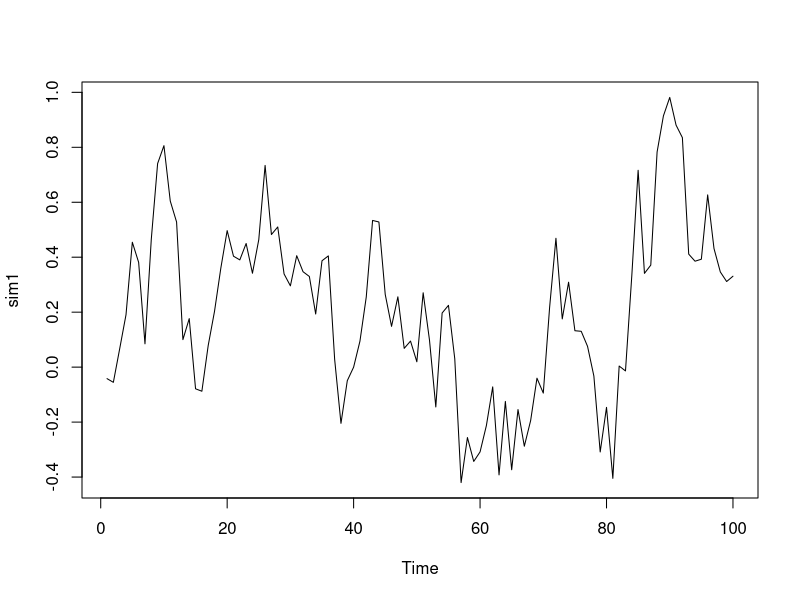
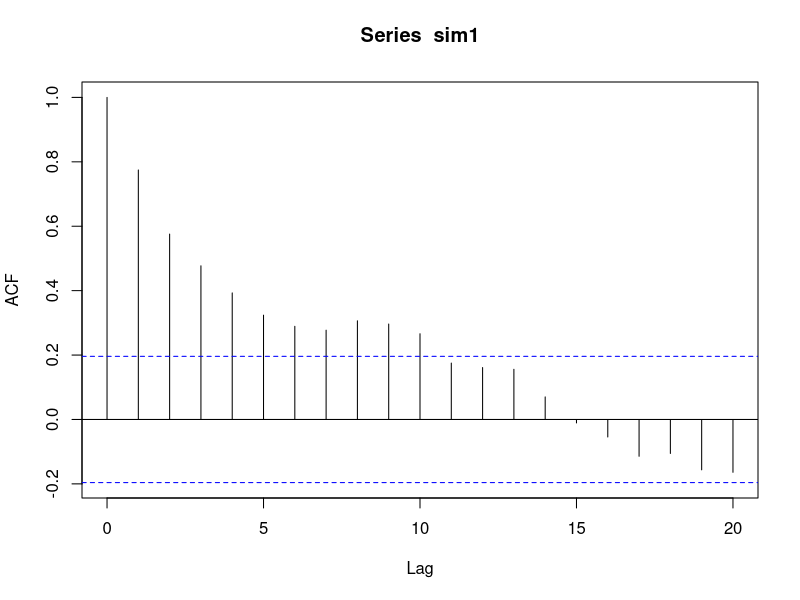
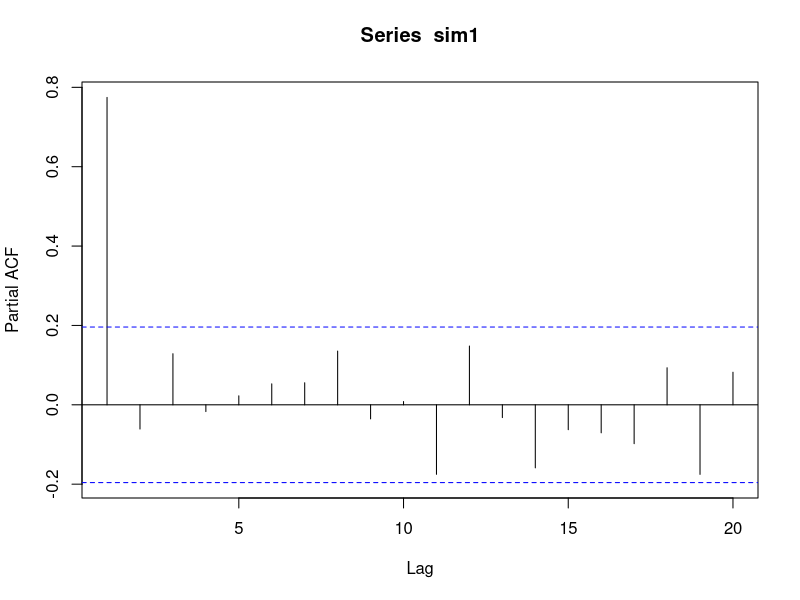
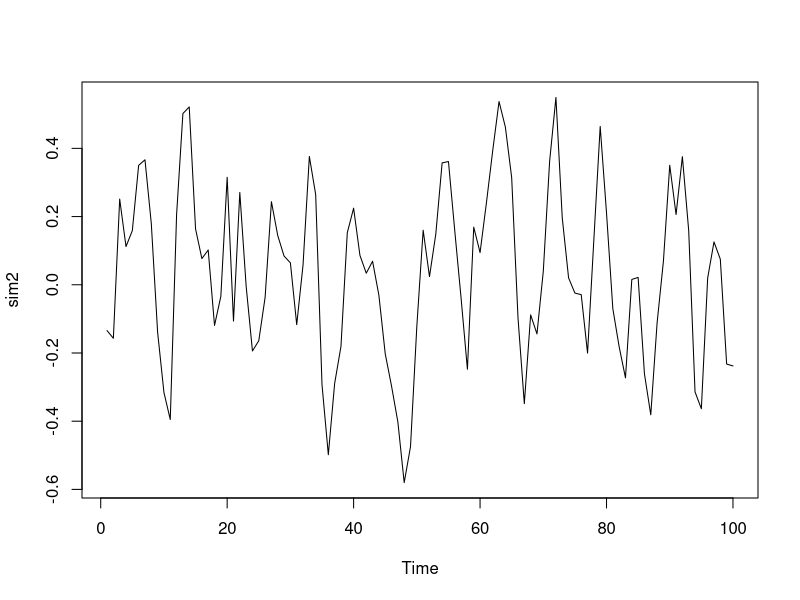
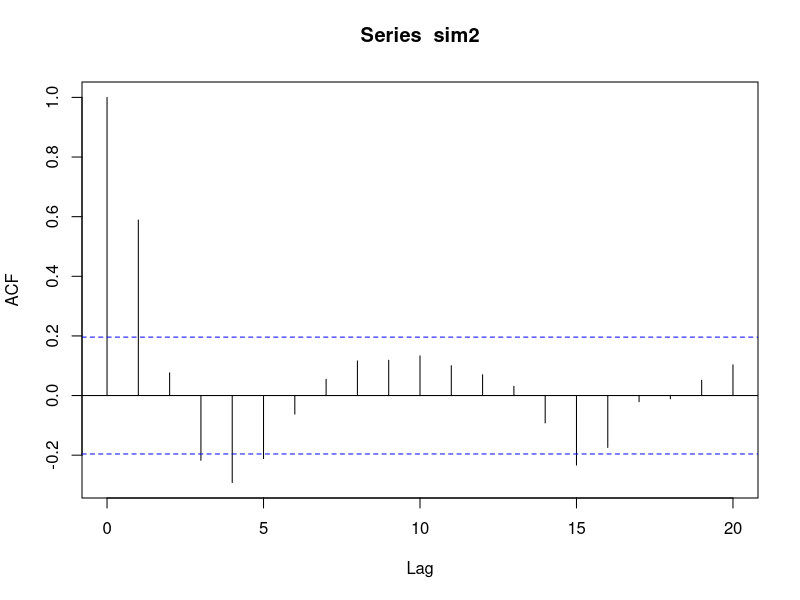
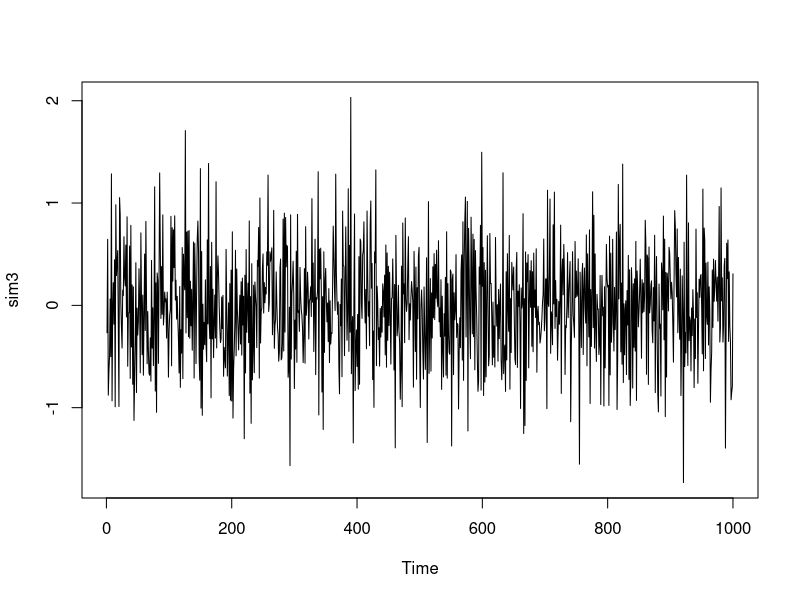
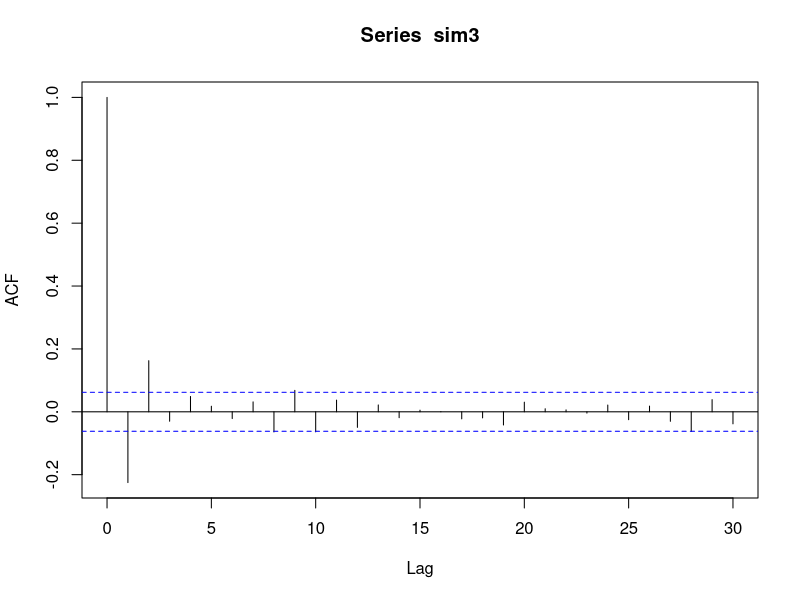
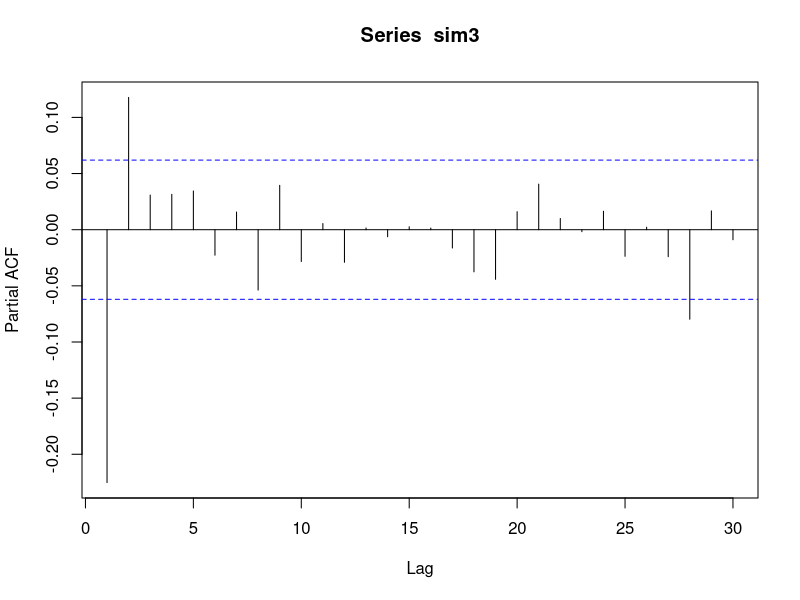

Write the R code that produced these figures, in order.
## ---- chunk 1
beta1 <- 0.8
sd <- 0.2
sim1 <- arima.sim(n = 100, list(ar = c(beta1)), sd = sd)
plot(sim1)
## ---- chunk 2
beta1 <- 0.8
sd <- 0.2
sim1 <- arima.sim(n = 100, list(ar = c(beta1)), sd = sd)
acf(sim1)
## ---- chunk 3
pacf(sim1)
## ---- chunk 4
beta1 <- 0.8
beta2 <- -0.4
sd <- 0.2
sim2 <- arima.sim(n = 100, list(ar = c(beta1, beta2)), sd = sd)
plot(sim2)
## ---- chunk 5
acf(sim2)
## ---- chunk 6
theta1 <- -0.2
theta2 <- 0.2
sd <- 0.5
sim3 <- arima.sim(n = 1000, list(ma = c(theta1, theta2)), sd = sd)
plot(sim3)
## ---- chunk 7
acf(sim3)
## ---- chunk 8
pacf(sim3)
## ---- chunk 9
beta1 <- 0.8
beta2 <- -0.4
theta1 <- -0.2
theta2 <- 0.2
sd <- 0.2
sim4 <- arima.sim(n = 100, list(ar = c(beta1, beta2), ma=c(theta1, theta2)), sd = sd)
plot(sim4)
## ---- chunk 10
acf(sim4)
## ---- chunk 11
pacf(sim4)
